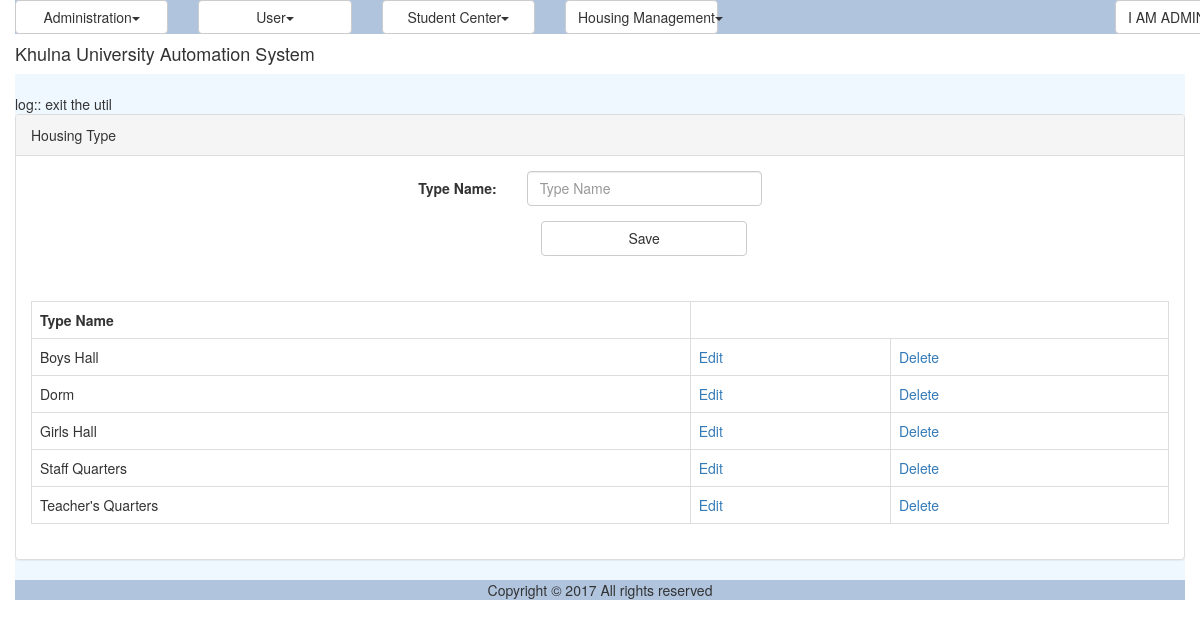
Screenshot of /housing_type.php (signed in) with the database file from the repository.
### tables this page shows
CREATE TABLE `hms_type` (
  `id` varchar(128) NOT NULL,
  `name` varchar(128) NOT NULL
);

### modules/housing/ui/blade/view.housingType.blade.php (called while the page is built, shortened)
<?php
include_once './util/class.util.php';
include_once '/../../bao/class.housingTypebao.php';
$_HousingTypeBAO = new HousingTypeBAO();
?>

### modules/housing/bao/class.housingTypebao.php (called while the page is built, shortened)
<?php
include_once './util/class.util.php';
include_once '/../dao/class.housingTypedao.php';
class HousingTypeBAO
{
	private $_HousingTypeDAO;
	function HousingTypeBAO(){
		$this->_HousingTypeDAO = new HousingTypeDAO();
	}
	public function getAllHousingTypes(){
		$Result = $this->_HousingTypeDAO->getAllHousingTypes();
		return $Result;
	}
}
 ?>

### modules/housing/dao/class.housingTypedao.php (called while the page is built, shortened)
<?php
include_once './common/class.common.php';
include_once './common/class.common.housing.php';
include_once './util/class.util.php';
class HousingTypeDAO
{
    private $_DB;
	function HousingTypeDAO(){
		$this->_DB = DBUtil::getInstance();
	}
	public function getAllHousingTypes(){
		$HousingTypeList = array();
		$this->_DB->doQuery("SELECT * FROM hms_type");
		$rows = $this->_DB->getAllRows();
		for($i = 0; $i < sizeof($rows); $i++) {
			$row = $rows[$i];
			$this->_HousingType = new HousingType();
		    $this->_HousingType->setID ( $row['id']);
		    $this->_HousingType->setName( $row['name'] );
		    $HousingTypeList[]=$this->_HousingType;
		}
		$Result = new Result();
		$Result->setIsSuccess(1);
		$Result->setResultObject($HousingTypeList);
		return $Result;
	}
}
 ?>

### common/class.common.php (called while the page is built, shortened)
<?php
class Result{
    private $_IsSuccess=0;
    private $_ResultObject;
    public function setIsSuccess($IsSuccess){
        $this->_IsSuccess = $IsSuccess;
    }
    public function getIsSuccess(){
        return $this->_IsSuccess;
    }
    public function setResultObject($ResultObject){
        $this->_ResultObject = $ResultObject;
    }
    public function getResultObject(){
        return $this->_ResultObject;
    }
}
?>

### common/class.common.housing.php (called while the page is built, shortened)
<?php
class HousingType{
    private $_ID;
    private $_name;
    public function setID ( $ID ) {
        $this->_ID = $ID;
    }
    public function getID () {
        return $this->_ID;
    }
    public function setName ($Name){
        $this->_name = $Name;
    }
    public function getName(){
        return $this->_name;
    }
}
 ?>

### modules/housing/ui/view.housingType.php (the view)
<?php
include_once 'blade/view.housingType.blade.php';
include_once './common/class.common.php';
include_once './common/class.common.housing.php';
?>
<div class="panel panel-default">
    <div class="panel-heading">Housing Type</div>
    <div class="panel-body">
    	<div id="form">
    		<form method="post" class="form-horizontal">
    			<div class="form-group">
                  	<label class="control-label col-sm-4" for="txtType">Type Name:</label>
                  	<div class="col-sm-6">
    					<input type="text" name="txtType" class="form-control"
    					 placeholder="Type Name" value="<?php if(isset($_GET['edit'])) echo $getROW->getName();  ?>" required  />
    			  	</div>
    			</div>
    	        <div class="form-group">
                  <div class="col-sm-offset-2 col-sm-10">
    						<?php
    						if(isset($_GET['edit']))
    						{
    							?>
    							<button type="submit" name="update" class="btn btn-default">Update</button>
    							<?php
    						}
    						else
    						{
    							?>
    							<button type="submit" name="save" class="btn btn-default">Save</button>
    							<?php
    						}
    						?>
    			    </div>
                </div>
    		</form>
    	</div>
	</div>
	<div class="panel-body">
    	<table class="table table-bordered">
        	<?php
        	$Result = $_HousingTypeBAO->getAllHousingTypes();
        	if($Result->getIsSuccess()){
        		$HousingTypeList = $Result->getResultObject();
        	?>
        		<tr>
        			<th>Type Name</th>
        		</tr>
        		<?php
        		for($i = 0; $i < sizeof($HousingTypeList); $i++) {
        			$HousingType = $HousingTypeList[$i];
        			?>
        		    <tr>
        			    <td><?php echo $HousingType->getName(); ?></td>
        			    <td><a href="?edit=<?php echo $HousingType->getID(); ?>" onclick="return confirm('Are You Sure to edit !'); " >Edit</a></td>
        			    <td><a href="?del=<?php echo $HousingType->getID(); ?>" onclick="return confirm('Are You Sure to delete !'); " >Delete</a></td>
        		    </tr>
        	    <?php
        		}
        	}
        	else{
        		echo $Result->getResultObject();
        	}
        	?>
    	</table>
	</div>
</div>

### resources/css/style.css (style rules this page uses)
#form { width:500px; margin:0px auto; text-align:center; }
#form form input { width:100%; height:35px; }
form button { width:50%; height:35px; }
table,td { border:solid #e9e9e9 1px; }

### rows the page displays
hms_type: name "Boys Hall"
hms_type: name "Dorm"
hms_type: name "Girls Hall"
hms_type: name "Staff Quarters"
hms_type: name "Teacher's Quarters"

### other values shown
$globalMenu[$i]->getTitle() "Administration User Student Center Housing Management"
$CurrentUser->getFirstName() "I AM"
